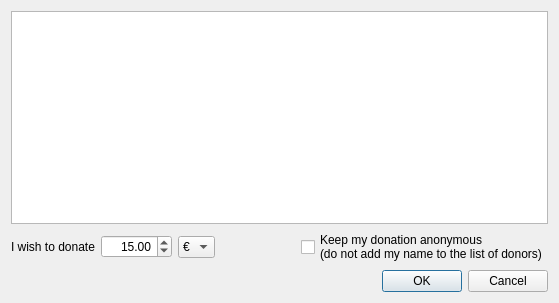
<?xml version="1.0" encoding="UTF-8"?>
<ui version="4.0">
 <class>Dialog</class>
 <widget class="QDialog" name="Dialog">
  <property name="geometry">
   <rect>
    <x>0</x>
    <y>0</y>
    <width>559</width>
    <height>303</height>
   </rect>
  </property>
  <property name="windowTitle">
   <string>Donate to Bigglesworth</string>
  </property>
  <layout class="QVBoxLayout" name="verticalLayout">
   <item>
    <widget class="QTextEdit" name="textEdit">
     <property name="readOnly">
      <bool>true</bool>
     </property>
    </widget>
   </item>
   <item>
    <layout class="QHBoxLayout" name="horizontalLayout">
     <item>
      <widget class="QLabel" name="label">
       <property name="text">
        <string>I wish to donate</string>
       </property>
      </widget>
     </item>
     <item>
      <widget class="QDoubleSpinBox" name="amountSpin">
       <property name="sizePolicy">
        <sizepolicy hsizetype="Maximum" vsizetype="Fixed">
         <horstretch>0</horstretch>
         <verstretch>0</verstretch>
        </sizepolicy>
       </property>
       <property name="alignment">
        <set>Qt::AlignRight|Qt::AlignTrailing|Qt::AlignVCenter</set>
       </property>
       <property name="minimum">
        <double>10.000000000000000</double>
       </property>
       <property name="maximum">
        <double>1000.000000000000000</double>
       </property>
       <property name="singleStep">
        <double>5.000000000000000</double>
       </property>
       <property name="value">
        <double>15.000000000000000</double>
       </property>
      </widget>
     </item>
     <item>
      <widget class="QComboBox" name="currencyCombo">
       <item>
        <property name="text">
         <string>€</string>
        </property>
       </item>
       <item>
        <property name="text">
         <string>$</string>
        </property>
       </item>
      </widget>
     </item>
     <item>
      <spacer name="horizontalSpacer_2">
       <property name="orientation">
        <enum>Qt::Horizontal</enum>
       </property>
       <property name="sizeHint" stdset="0">
        <size>
         <width>40</width>
         <height>20</height>
        </size>
       </property>
      </spacer>
     </item>
     <item>
      <widget class="QCheckBox" name="anonymousChk">
       <property name="text">
        <string>Keep my donation anonymous
(do not add my name to the list of donors)</string>
       </property>
      </widget>
     </item>
    </layout>
   </item>
   <item>
    <widget class="QDialogButtonBox" name="buttonBox">
     <property name="orientation">
      <enum>Qt::Horizontal</enum>
     </property>
     <property name="standardButtons">
      <set>QDialogButtonBox::Cancel|QDialogButtonBox::Ok</set>
     </property>
    </widget>
   </item>
  </layout>
 </widget>
 <resources/>
 <connections>
  <connection>
   <sender>buttonBox</sender>
   <signal>accepted()</signal>
   <receiver>Dialog</receiver>
   <slot>accept()</slot>
   <hints>
    <hint type="sourcelabel">
     <x>248</x>
     <y>254</y>
    </hint>
    <hint type="destinationlabel">
     <x>157</x>
     <y>274</y>
    </hint>
   </hints>
  </connection>
  <connection>
   <sender>buttonBox</sender>
   <signal>rejected()</signal>
   <receiver>Dialog</receiver>
   <slot>reject()</slot>
   <hints>
    <hint type="sourcelabel">
     <x>316</x>
     <y>260</y>
    </hint>
    <hint type="destinationlabel">
     <x>286</x>
     <y>274</y>
    </hint>
   </hints>
  </connection>
 </connections>
</ui>
